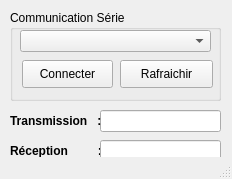
<?xml version="1.0" encoding="UTF-8"?>
<ui version="4.0">
 <class>MainWindow</class>
 <widget class="QMainWindow" name="MainWindow">
  <property name="geometry">
   <rect>
    <x>0</x>
    <y>0</y>
    <width>232</width>
    <height>179</height>
   </rect>
  </property>
  <property name="windowTitle">
   <string>MainWindow</string>
  </property>
  <widget class="QWidget" name="centralWidget">
   <widget class="QLineEdit" name="le_cmdToSend">
    <property name="geometry">
     <rect>
      <x>100</x>
      <y>110</y>
      <width>121</width>
      <height>22</height>
     </rect>
    </property>
   </widget>
   <widget class="QGroupBox" name="gb_CommSerie">
    <property name="geometry">
     <rect>
      <x>10</x>
      <y>10</y>
      <width>211</width>
      <height>91</height>
     </rect>
    </property>
    <property name="title">
     <string>Communication Série</string>
    </property>
    <widget class="QComboBox" name="cb_portSerie">
     <property name="geometry">
      <rect>
       <x>10</x>
       <y>20</y>
       <width>191</width>
       <height>22</height>
      </rect>
     </property>
    </widget>
    <widget class="QPushButton" name="pb_Connecter">
     <property name="geometry">
      <rect>
       <x>12</x>
       <y>50</y>
       <width>91</width>
       <height>28</height>
      </rect>
     </property>
     <property name="text">
      <string>Connecter</string>
     </property>
    </widget>
    <widget class="QPushButton" name="pb_Rafraichir">
     <property name="geometry">
      <rect>
       <x>110</x>
       <y>50</y>
       <width>93</width>
       <height>28</height>
      </rect>
     </property>
     <property name="text">
      <string>Rafraichir</string>
     </property>
    </widget>
   </widget>
   <widget class="QLabel" name="label_8">
    <property name="geometry">
     <rect>
      <x>10</x>
      <y>140</y>
      <width>101</width>
      <height>21</height>
     </rect>
    </property>
    <property name="font">
     <font>
      <weight>75</weight>
      <bold>true</bold>
     </font>
    </property>
    <property name="text">
     <string>Réception         : </string>
    </property>
   </widget>
   <widget class="QLineEdit" name="le_Reception">
    <property name="geometry">
     <rect>
      <x>100</x>
      <y>140</y>
      <width>121</width>
      <height>21</height>
     </rect>
    </property>
   </widget>
   <widget class="QLabel" name="label_7">
    <property name="geometry">
     <rect>
      <x>10</x>
      <y>110</y>
      <width>101</width>
      <height>21</height>
     </rect>
    </property>
    <property name="font">
     <font>
      <weight>75</weight>
      <bold>true</bold>
     </font>
    </property>
    <property name="text">
     <string>Transmission   :</string>
    </property>
   </widget>
  </widget>
  <widget class="QStatusBar" name="statusBar"/>
 </widget>
 <layoutdefault spacing="6" margin="11"/>
 <resources/>
 <connections/>
</ui>
